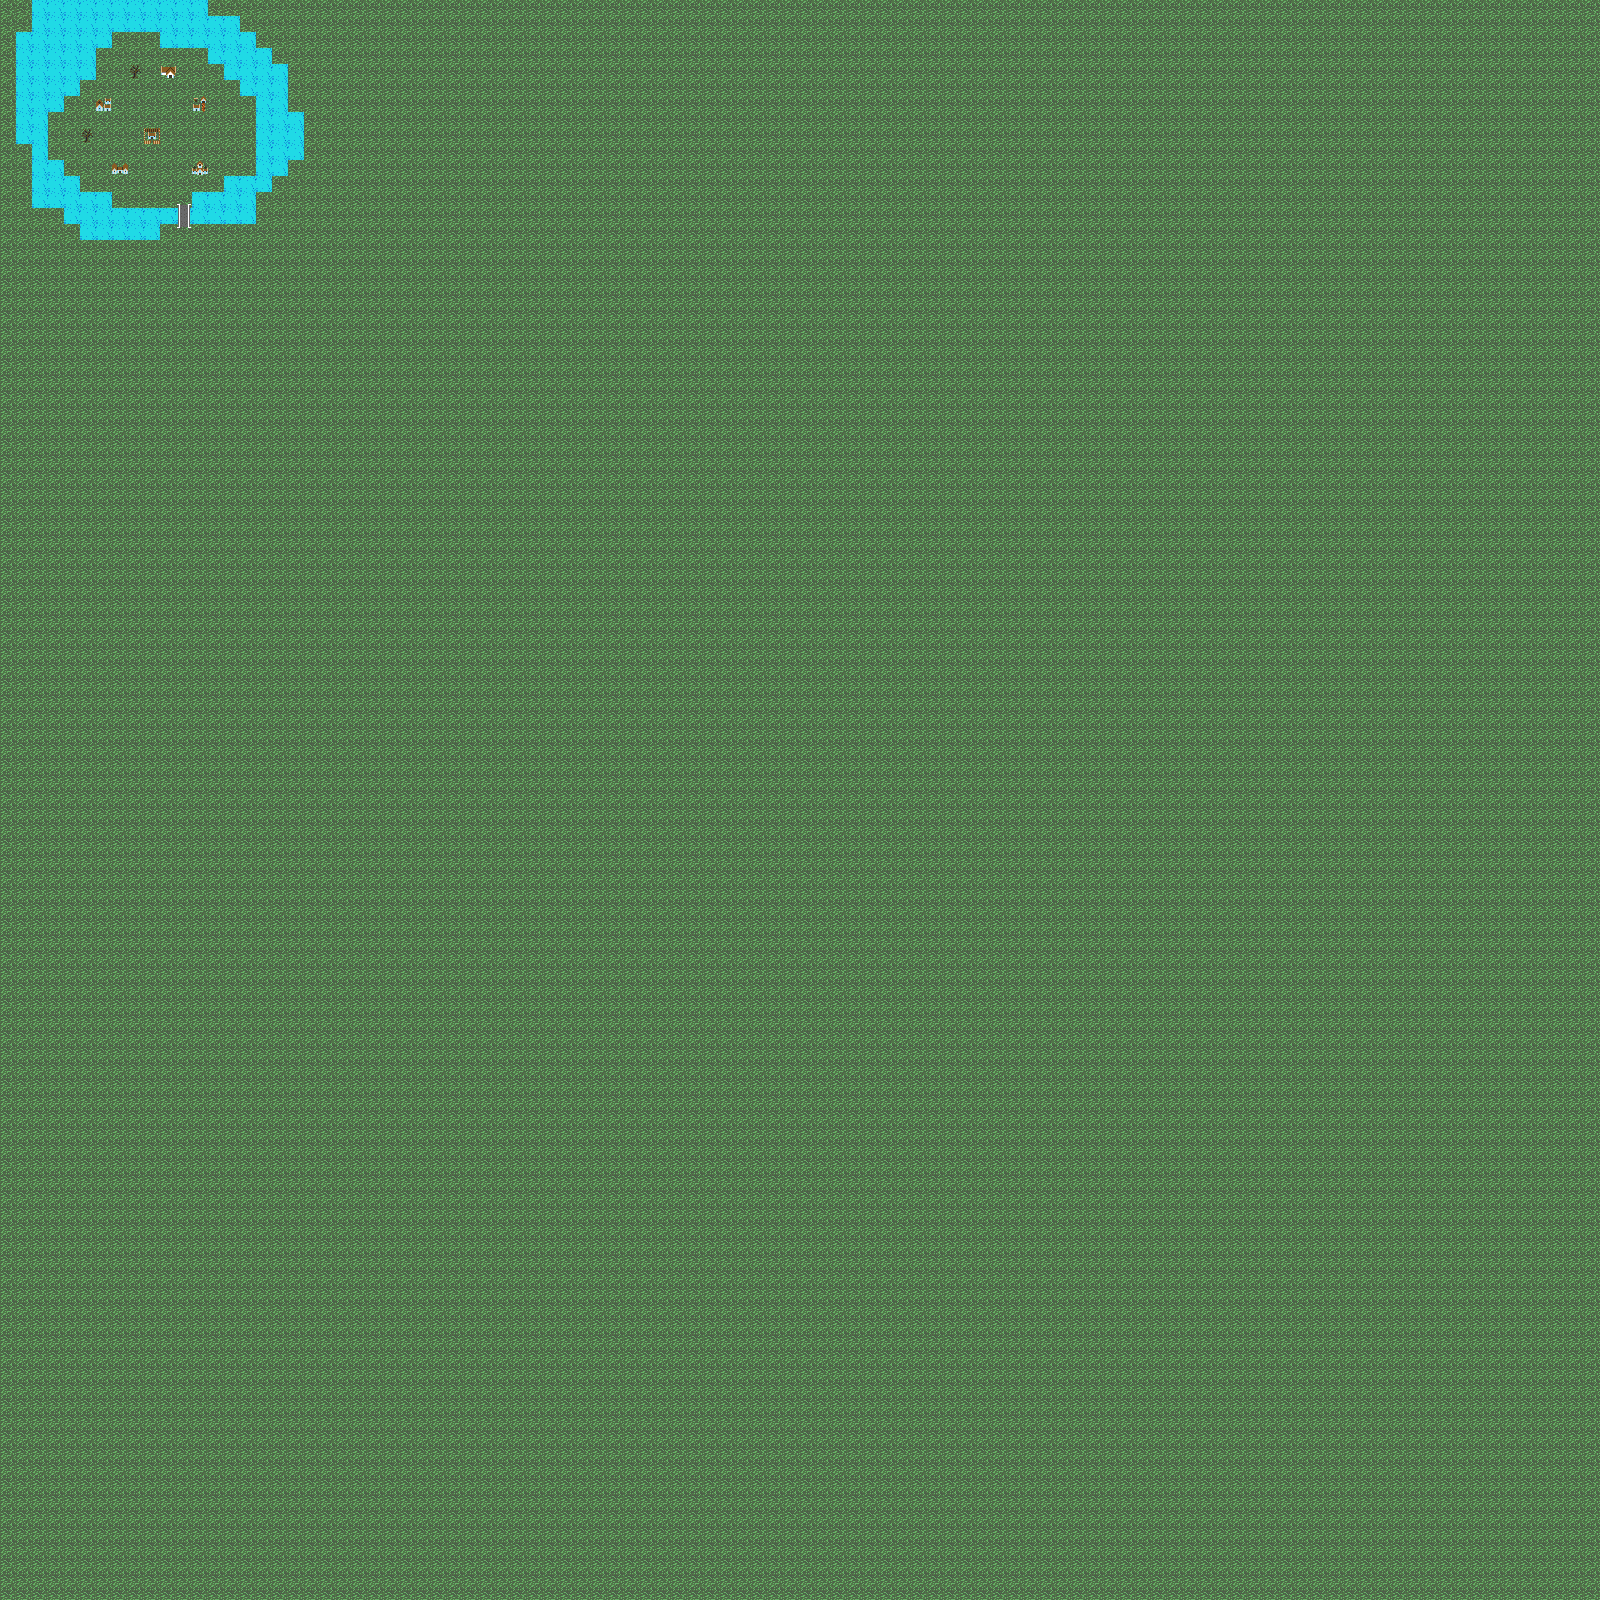

Tiled map render using the project's own tile images. Description and the map definition, with tile-layer contents summarised, below:
An orthogonal 100x100 tile map with 16x16 px tiles, 5 tile layers (under0, under1, sprites, midheight, ...) and 5 objects (2x wall, 2x guard, hero).

<map version="1.0" tiledversion="1.0.3" orientation="orthogonal" renderorder="right-down" width="100" height="100" tilewidth="16" tileheight="16" nextobjectid="21">
 <tileset firstgid="1" source="../tileset/world_map_tileset.tsx" />
 <layer name="under0" width="100" height="100">
  <data>[10000 cells, 10000 non-empty, 1 distinct tile ids]</data>
 </layer>
 <layer name="under1" width="100" height="100">
  <data>[10000 cells, 116 non-empty, 1 distinct tile ids]</data>
 </layer>
 <layer name="sprites" width="100" height="100">
  <data>[10000 cells, 11 non-empty, 10 distinct tile ids]</data>
 </layer>
 <layer name="midheight" width="100" height="100">
  <data>[10000 cells, 0 non-empty, 0 distinct tile ids]</data>
 </layer>
 <layer name="over0" width="100" height="100">
  <data>[10000 cells, 0 non-empty, 0 distinct tile ids]</data>
 </layer>
 <objectgroup name="walls">
  <object id="7" name="tree" type="wall" x="80" y="128" width="16" height="16" />
  <object id="14" name="tree" type="wall" x="128" y="64" width="16" height="16" />
 </objectgroup>
 <objectgroup name="npcs">
  <object id="17" name="first_guard" type="guard" x="112" y="128" width="16" height="16" />
  <object id="20" name="second_guard" type="guard" x="176" y="144" width="16" height="16" />
 </objectgroup>
 <objectgroup name="hero">
  <object id="19" name="hero" type="hero" x="128" y="240" width="16" height="16" />
 </objectgroup>
</map>
